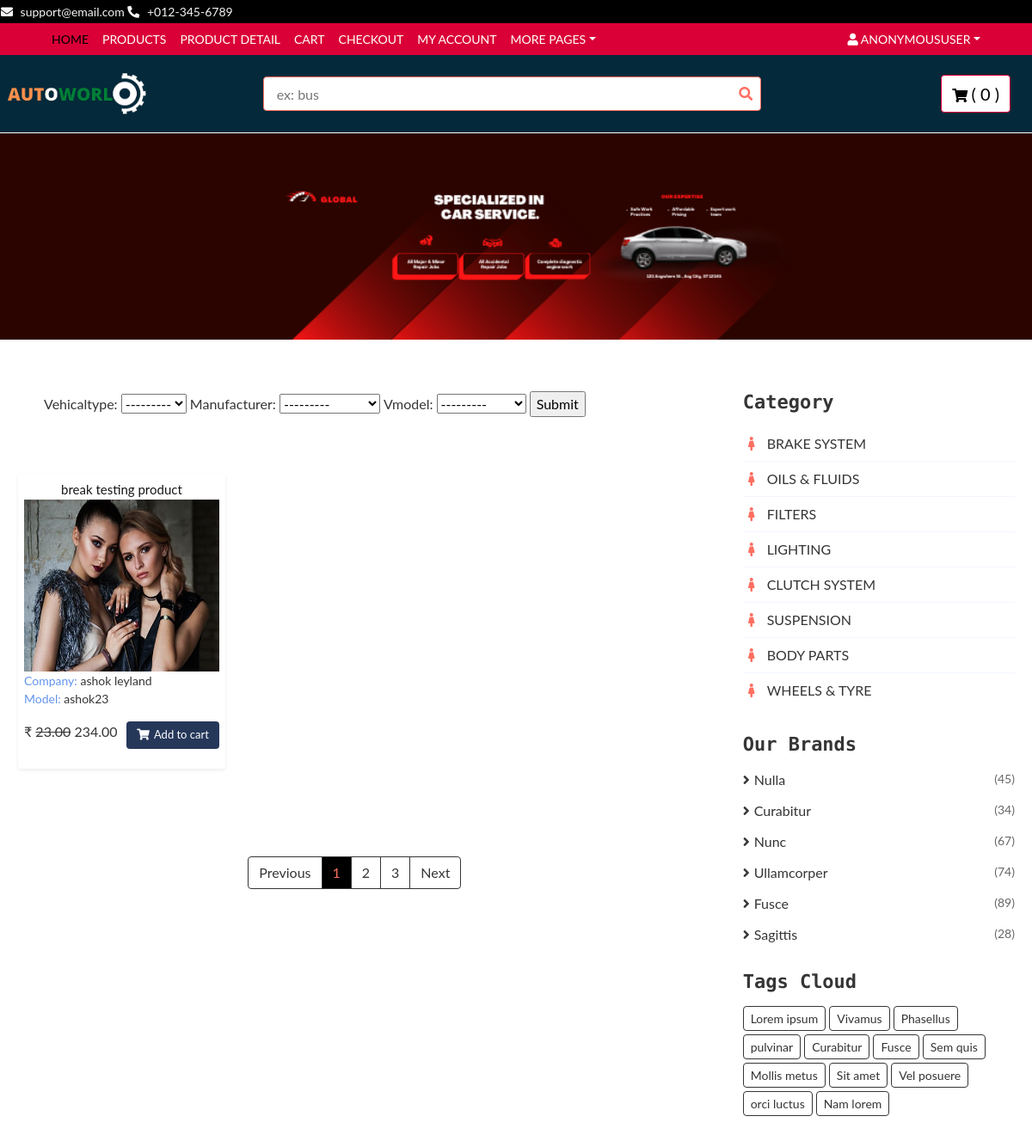
The app's page /products/ (upper part), older data.
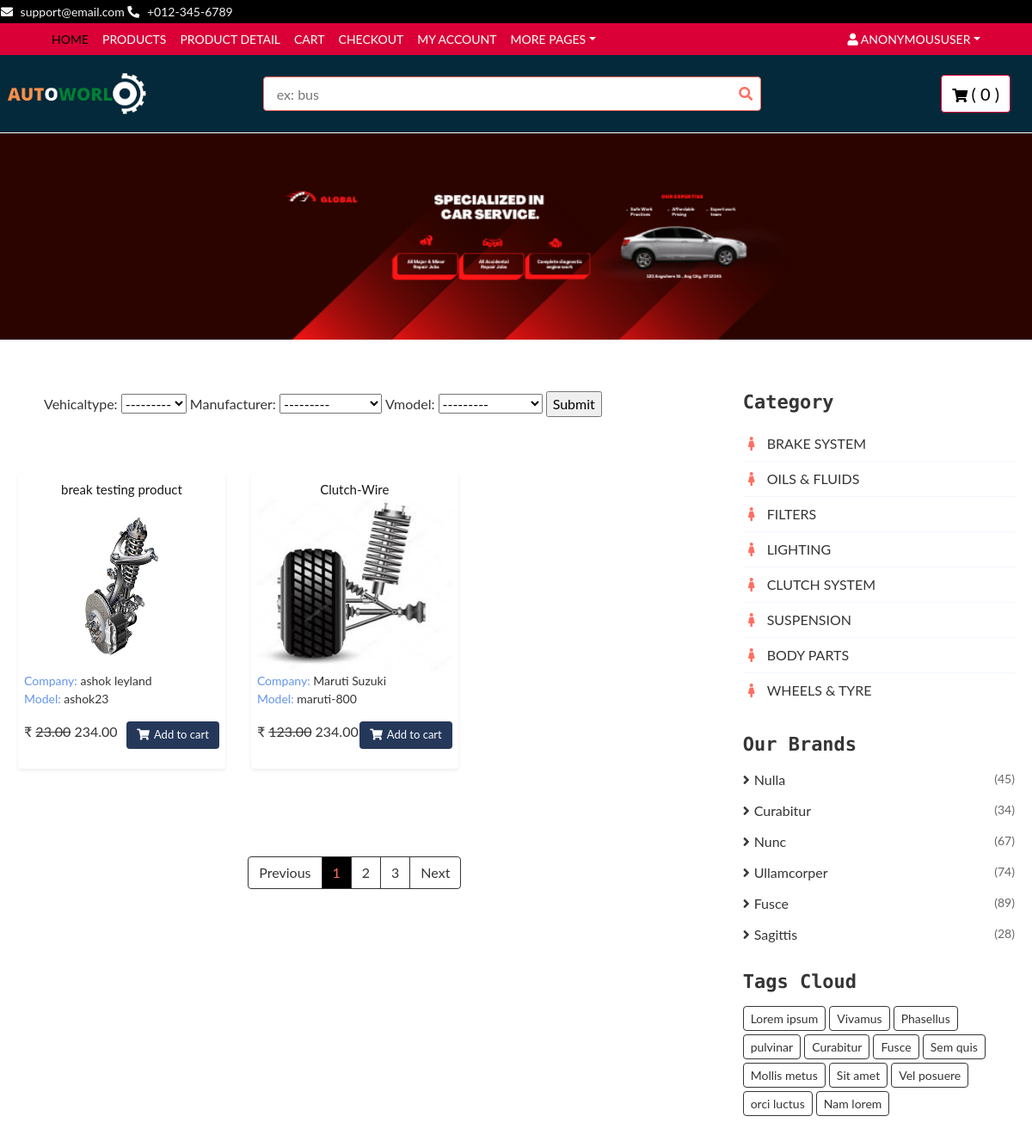
The same page, newer data.
### base/models.py (models this page shows, shortened)
class Product(models.Model):
    vehicaltype=models.ForeignKey(TypeOfVehicle, blank=False, on_delete=models.RESTRICT)
    manufacturer=models.ForeignKey(Manufacturer, blank=False, on_delete=models.RESTRICT)
    vmodel=models.ForeignKey(CarModel, blank=False, on_delete=models.RESTRICT)
    myear=models.ForeignKey(Year, on_delete=models.RESTRICT)
    category=models.ForeignKey(Category, on_delete=models.RESTRICT)
    title=models.CharField(max_length=255, help_text=('required'))
    desc=models.TextField(blank=True, null=True, verbose_name=('desciptions'))
    regular_price=models.DecimalField(max_digits=5, decimal_places=2)
    descount_price=models.DecimalField(max_digits=5, decimal_places=2, blank=True )
    is_active=models.BooleanField(default=True)
    slug=models.SlugField(blank=True, null=True)
    def __str__(self):
        return str(self.title)

class ProductImage(models.Model):
    product=models.ForeignKey(Product, on_delete=models.CASCADE, related_name="product_image")
    image=models.ImageField(
        verbose_name='image',
        help_text="upload a product image",
        upload_to="images/",
        null=True,
        blank=True,
    )
    is_feature=models.BooleanField(default=False)
    created_at=models.DateTimeField(auto_now=True)

class Manufacturer(models.Model):
    name_of_Manufacturer=models.CharField(max_length=200, unique=True, blank=False)
    vehicaltype=models.ForeignKey(TypeOfVehicle, on_delete=models.RESTRICT)
    slug=models.SlugField(blank=True, null=True)
    def __str__(self):
        return str(self.name_of_Manufacturer)

class CarModel(models.Model):
    manufacturer = models.ForeignKey(Manufacturer, on_delete=models.RESTRICT)
    model_name=models.CharField(max_length=200, blank=False, unique=True)
    slug=models.SlugField(blank=True, null=True)
    def __str__(self):
        return str(self.model_name)

class Category(MPTTModel):
    name=models.CharField(max_length=245, unique=True)
    slug=models.SlugField(max_length=255, unique=True)
    image=models.ImageField(
        verbose_name='category image',
        help_text="upload a category image",
        upload_to="images/",
        null=True,
        blank=True,
    )
    parent=TreeForeignKey('self', on_delete=models.CASCADE, null=True, blank=True, related_name="children")
    is_active=models.BooleanField(default=True)
    class MPTTMeta:
        order_insertion_by=['name']
    def __str__(self):
        return str(self.name)

### base/views.py (the view, shortened to what this page needs)
# urls.py: path('products/', views.products, name="products"),
def products(request ):
    if request.user.is_authenticated:
        customer = request.user.customer
        cartItems= nav(HttpRequest, customer)
    else:
        cartItems=0
    pro=Product.objects.prefetch_related("product_image").all()
    myFilter=ProductFilter(request.GET, queryset=pro)
    pro=myFilter.qs
    cateories = Category.objects.all()
    context={'product':pro, 'myFilter':myFilter,'cartItems':cartItems,'cateories':cateories}
    print(context)
    q = request.GET.get('q')
    if request.GET.get('q') == None:
        products=Product.objects.prefetch_related("product_image").all()
    return render(request, 'products.html', context)

### base/models.py (called while the page is built)
    def __str__(self):
        return str(self.type_of)

### templates/products.html (shortened to what the changed rows need)
{% extends 'base.html' %}
{% load static %}
{% block content %}
<div class="product-view">
    <div class="container-fluid">
        <div class="row">
            <div class="col-lg-8">
                <div class="row">
                    <div class="col-md-12">
                        <div class="product-view-top">
                            <div class="row">
                                <div class="col-md-12">
                            <form method="get">
                                {{ myFilter.form }}
                            </form>
                                </div>
                            </div>
                        </div>
                    </div>
                    {% for p in product %}
                    <div class="col-md-4">
                        <div class=" shadow-sm bg-white rounded product-item">
                            <div class="product-title">
                                <a href="#">{{p}}</a>
                            </div>
                            {% for image in p.product_image.all %}
                            {% if image.is_feature %}
                            <div class="product-image">
                                <a href="{% url 'product' pk=p.id %}">
                                    <img src="{{ image.image.url }}" alt="Product Image" height="200px" width="50px">
                                </a>
                            </div>
                            {% endif %}
                            {% endfor %}
                            <div>
                                <p style="font-size: 14px; "><span style="color: cornflowerblue;">Company: </span>{{p.manufacturer}}
                                    <br>
                                <span style="color: cornflowerblue;">Model: </span>{{p.vmodel}}</p>
                            </div>
                            <div class="product-price">
                                <span>&#8377</span>{% if p.descount_price %}
                                <del> {{p.descount_price}}</del>
                                    {% endif %}
                                    {{p.regular_price}}
                                    <button data-product="{{p.id}}" data-action="add" class="btn update-cart">
                                        <i class="fa fa-shopping-cart"></i>Add to cart
                                    </button>
                            </div>
                            <br>
                        </div>
                    </div>
                    {% endfor %}
                </div>
                <br>
                <br>
                <br>
            </div>
            <div class="col-lg-4 sidebar">
                <div class="sidebar-widget category">
                    <h2 class="title">Category</h2>
                    <nav class="navbar bg-light">
                        <ul class="navbar-nav">
                            {% for cateorie in cateories%}
                            <li class="nav-item">
                                <a class="nav-link" href="{% url 'category' slug=cateorie.slug %}"><i class="fa fa-female"></i>{{cateorie}}</a>
                            </li>
                            {% endfor %}
                        </ul>
                    </nav>
                </div>
                <div class="sidebar-widget brands">
                    <h2 class="title">Our Brands</h2>
                </div>
                <div class="sidebar-widget tag">
                    <h2 class="title">Tags Cloud</h2>
                </div>
            </div>
        </div>
    </div>
</div>
{% endblock content %}

Row changes from the older to the newer data that the page shows:
removed ProductImage: image (picture), shown under Product "break testing product"
added ProductImage: image (picture), shown under Product "break testing product"
added Product: title "Clutch-Wire", manufacturer "Maruti Suzuki", vmodel "maruti-800", descount_price "123.00", regular_price "234.00"
added ProductImage: image (picture), shown under "Clutch-Wire"
